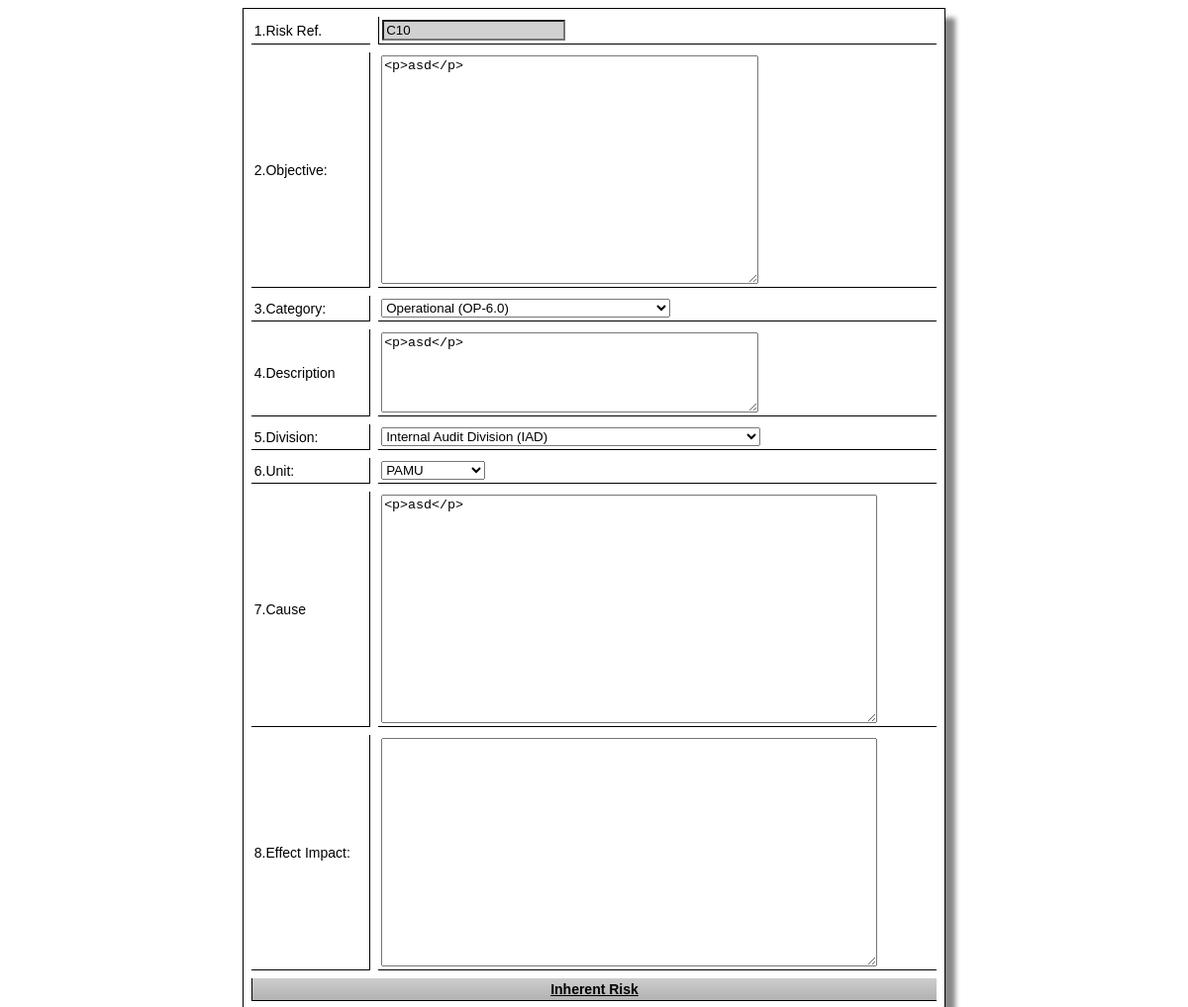
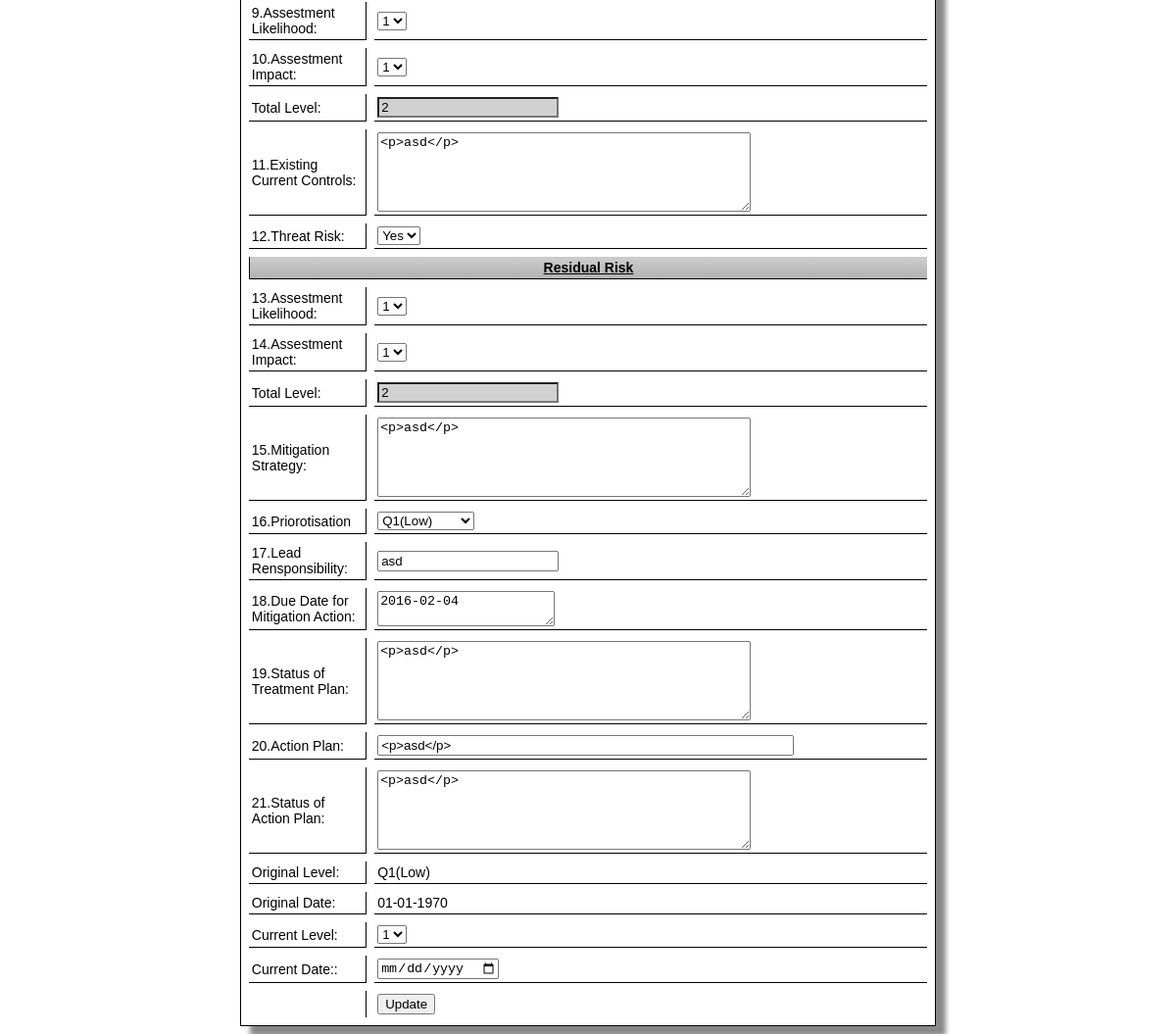
Screenshot of /EditDetailInfo.php?RiskID=C10 with the database file from the repository (2 pictures, top to bottom).
### tables this page shows
CREATE TABLE `risk` (
  `RiskID` varchar(255) NOT NULL,
  `Obejective` varchar(255) NOT NULL,
  `Category` varchar(255) NOT NULL,
  `Description` varchar(255) NOT NULL,
  `Division` varchar(255) NOT NULL,
  `Unit` varchar(255) NOT NULL,
  `Cause` varchar(255) NOT NULL,
  `EffectImpact` varchar(255) NOT NULL,
  `AssestmentLikelihood` varchar(255) NOT NULL,
  `AssestmentImpact` varchar(255) NOT NULL,
  `Level` varchar(255) NOT NULL,
  `ExistionCurrentControls` varchar(255) NOT NULL,
  `TreatRisk` varchar(255) NOT NULL,
  `AssessmentLikelihoodResidualRisk` int(255) NOT NULL,
  `AssessmentOfImpactResidualRisk` int(255) NOT NULL,
  `RiskLevelResidual` int(255) NOT NULL,
  `MitigationStrategy` mediumtext NOT NULL,
  `Priorotisation` varchar(255) NOT NULL,
  `LeadResponsibility` varchar(255) NOT NULL,
  `MitigationActionDueDate` mediumtext NOT NULL,
  `TreatmentPlanStatus` varchar(255) NOT NULL,
  `ActionPlan` varchar(255) NOT NULL,
  `ActionPlanStatus` varchar(255) NOT NULL,
  `OriginalLevel` varchar(255) NOT NULL,
  `OriginalDate` varchar(255) NOT NULL,
  `PreviousLevel` varchar(255) NOT NULL,
  `PreviousDate` date NOT NULL,
  `CurrentLevel` varchar(255) NOT NULL,
  `CurrentDate` date NOT NULL,
  `RecordStatus` varchar(255) NOT NULL,
  `DateRegister` varchar(255) NOT NULL
);

### EditDetailInfo.php (the view, shortened to what this page needs)
<?php require_once('Connections/RiskManagement.php'); ?>
<?php
if (!function_exists("GetSQLValueString")) {
function GetSQLValueString($theValue, $theType, $theDefinedValue = "", $theNotDefinedValue = "")
{
  $theValue = function_exists("mysql_real_escape_string") ? mysql_real_escape_string($theValue) : mysql_escape_string($theValue);
  switch ($theType) {
    case "text":
      $theValue = ($theValue != "") ? "'" . $theValue . "'" : "NULL";
      break;
  }
  return $theValue;
}
}
$editFormAction = $_SERVER['PHP_SELF'];
if (isset($_SERVER['QUERY_STRING'])) {
  $editFormAction .= "?" . htmlentities($_SERVER['QUERY_STRING']);
}
$colname_Recordset1 = "-1";
if (isset($_GET['RiskID'])) {
  $colname_Recordset1 = $_GET['RiskID'];
}
$query_Recordset1 = sprintf("SELECT * FROM risk WHERE RiskID = %s", GetSQLValueString($colname_Recordset1, "text"));
$Recordset1 = mysql_query($query_Recordset1, $RiskManagement) or die(mysql_error());
$row_Recordset1 = mysql_fetch_assoc($Recordset1);
?>
<!DOCTYPE html PUBLIC "-//W3C//DTD XHTML 1.0 Transitional//EN" "http://www.w3.org/TR/xhtml1/DTD/xhtml1-transitional.dtd">
<html xmlns="http://www.w3.org/1999/xhtml">
<head>
<link href="SpryAssets/SpryValidationTextField.css" rel="stylesheet" type="text/css" />
<link href="SpryAssets/SpryValidationTextarea.css" rel="stylesheet" type="text/css" />
<link href="TableCSSEdit.css" rel="stylesheet" type="text/css" >
</head>
<body>
 <form id="form1" name="form1" method="POST" action="<?php echo $editFormAction; ?>" onsubmit="calculateLevel()">
   <div align="center">
     <table width="542" border="0" cellspacing="8" class="CSSTableGenerator">
       <tr>
         <td width="93">1.Risk Ref.</td>
         <td width="421"><span id="sprytextfield9">
          <input name="RiskRef" style="background-color : #d1d1d1; "type="text" id="RiskRef3" value="<?php echo $row_Recordset1['RiskID']; ?>" readonly="readonly" />
          <span class="textfieldRequiredMsg">A value is required.</span></span></td>
       </tr>
       <tr>
         <td>2.Objective:</td>
         <td><span id="sprytextarea1">
          <span id="sprytextarea8">
          <textarea name="Objective" id="Objective2" cols="45" rows="15"><?php echo $row_Recordset1['Obejective']; ?></textarea>
         <span class="textareaRequiredMsg">A value is required.</span></span>         </span></td>
       </tr>
       <tr>
         <td>3.Category:</td>
         <td>
           <select name="Category" id="Category">
           <option selected hidden value="<?php echo $row_Recordset1['Category']; ?>"><?php echo $row_Recordset1['Category']; ?></option>
           </select>
         </td>
       </tr>
       <tr>
         <td>4.Description</td>
         <td>
           <span id="sprytextarea2">
             <textarea name="Description" id="Description" cols="45" rows="5"><?php echo $row_Recordset1['Description']; ?></textarea>
             <span class="textareaRequiredMsg">A value is required.</span></span>
         </td>
       </tr>
       <tr>
         <td>5.Division:</td>
         <td>
           <select name="Division" id="Division">
            <option selected hidden value="<?php echo $row_Recordset1['Division']; ?>"><?php echo $row_Recordset1['Division']; ?></option>
           </select>
         </td>
       </tr>
       <tr>
         <td>6.Unit:</td>
         <td>
           <select name="Unit" id="Unit">
 <option selected hidden value="<?php echo $row_Recordset1['Unit']; ?>"><?php echo $row_Recordset1['Unit']; ?></option>             <option value="PAMU">PAMU</option>
           </select>
         </td>
       </tr>
       <tr>
         <td>7.Cause</td>
         <td><span id="sprytextarea3">
          <textarea name="Cause" id="Cause" cols="60" rows="15"><?php echo $row_Recordset1['Cause']; ?></textarea>
          <span class="textareaRequiredMsg">A value is required.</span></span>
         </td>
       </tr>
       <tr>
         <td>8.Effect Impact:</td>
         <td><span id="sprytextfield2">
          <textarea name="EffectImpact" type="text" id="EffectImpact" value="<?php echo $row_Recordset1['EffectImpact']; ?>" cols="60" rows="15"/></textarea>
          <span class="textfieldRequiredMsg">A value is required.</span></span></td>
       </tr>
       <tr>
         <td colspan="2"><div align="center"><u>Inherent Risk</u></div></td>
       </tr>
       <tr>
         <td>9.Assestment Likelihood:</td>
         <td><label for="AssestmentLikelihood"></label>
           <select name="AssestmentLikelihood" id="AssestmentLikelihood">
 <option selected hidden value="<?php echo $row_Recordset1['AssestmentLikelihood']; ?>"><?php echo $row_Recordset1['AssestmentLikelihood']; ?></option>
           </select></td>
       </tr>
       <tr>
         <td>10.Assestment Impact:</td>
         <td><select name="AssestmentImpact" id="AssestmentImpact">
         <option selected hidden value="<?php echo $row_Recordset1['AssestmentImpact']; ?>"><?php echo $row_Recordset1['AssestmentImpact']; ?></option>
         </select></td>
       </tr>
       <tr>
         <td>Total Level:</td>
         <td><span id="sprytextfield3">
          <input name="Level" type="text" id="Level" style="background-color : #d1d1d1; "
          value="<?php echo $row_Recordset1['Level']; ?>" readonly="readonly" />
          <span class="textfieldRequiredMsg">A value is required.</span></span></td>
       </tr>
       <tr>
         <td>11.Existing Current Controls:</td>
         <td><span id="sprytextarea4">
          <textarea name="CurrentControls" id="CurrentControls" cols="45" rows="5"><?php echo $row_Recordset1['ExistionCurrentControls']; ?></textarea>
          <span class="textareaRequiredMsg">A value is required.</span></span></td>
       </tr>
       <tr>
         <td>12.Threat Risk:</td>
         <td><select name="ThreatRisk" id="ThreatRisk">
 <option selected hidden value="<?php echo $row_Recordset1['TreatRisk']; ?>"><?php echo $row_Recordset1['TreatRisk']; ?></option>
                 </select></td>
       </tr>
       <tr>
         <td colspan="2"><div align="center"><u>Residual Risk</u></div></td>
       </tr>
       <tr>
         <td>13.Assestment Likelihood:</td>
         <td><select name="AssestmentLikelihoodResidualRisk" id="AssestmentLikelihoodResidualRisk">
         <option selected hidden value="<?php echo $row_Recordset1['AssessmentLikelihoodResidualRisk']; ?>"><?php echo $row_Recordset1['AssessmentLikelihoodResidualRisk']; ?></option>
        </select></td>
       </tr>
       <tr>
         <td>14.Assestment Impact:</td>
         <td>
         <select name="AssestmentImpactResidualRisk" id="AssestmentImpactResidualRisk">
         <option selected hidden value="<?php echo $row_Recordset1['AssessmentOfImpactResidualRisk']; ?>"><?php echo $row_Recordset1['AssessmentOfImpactResidualRisk']; ?></option>
        </select></td>
       </tr>
       <tr>
         <td>Total Level:</td>
         <td><input name="RiskLevelResidual" type="text" id="RiskLevelResidual" style="background-color : #d1d1d1; " value="<?php echo $row_Recordset1['RiskLevelResidual']; ?>" readonly="readonly" /></td>
       </tr>
       <tr>
         <td>15.Mitigation Strategy:</td>
         <td><span id="sprytextarea5">
          <textarea name="MitigationStrategy" id="MitigationStrategy" cols="45" rows="5"><?php echo $row_Recordset1['MitigationStrategy']; ?></textarea>
          <span class="textareaRequiredMsg">A value is required.</span></span></td>
       </tr>
       <tr>
         <td>16.Priorotisation</td>
         <td><span id="sprytextfield4">
        <select name="Priorotisation" id="Priorotisation">
<option value="Q1 (Low)">Q1(Low)</option>
</select>
          <span class="textfieldRequiredMsg">A value is required.</span></span></td>
       </tr>
       <tr>
         <td>17.Lead Rensponsibility:</td>
         <td><span id="sprytextfield5">
          <input name="LeadRensponsibility" type="text" id="LeadRensponsibility" value="<?php echo $row_Recordset1['LeadResponsibility']; ?>" />
          <span class="textfieldRequiredMsg">A value is required.</span></span></td>
       </tr>
       <tr>
         <td>18.Due Date for Mitigation Action:</td>
         <td><span id="sprytextfield6">
          <textarea name="DueDateMitigationAction" type="text" id="DueDateMitigationAction" ><?php echo $row_Recordset1['MitigationActionDueDate']; ?> </textarea>
          <span class="textfieldRequiredMsg">A value is required.</span></span></td>
       </tr>
       <tr>
         <td>19.Status of Treatment Plan:</td>
         <td><span id="sprytextarea6">
          <textarea name="StatusOfTreatmentPlan" id="StatusOfTreatmentPlan" cols="45" rows="5"><?php echo $row_Recordset1['TreatmentPlanStatus']; ?></textarea>
          <span class="textareaRequiredMsg">A value is required.</span></span></td>
       </tr>
       <tr>
         <td>20.Action Plan:</td>
         <td><span id="sprytextfield7">
          <input name="ActionPlan" type="text" id="ActionPlan" value="<?php echo $row_Recordset1['ActionPlan']; ?>" size="50"/>
          <span class="textfieldRequiredMsg">A value is required.</span></span></td>
       </tr>
       <tr>
         <td>21.Status of Action Plan:</td>
         <td><span id="sprytextarea7">
          <textarea name="StatusOfActionPlan" id="StatusOfActionPlan" cols="45" rows="5"><?php echo $row_Recordset1['ActionPlanStatus']; ?></textarea>
          <span class="textareaRequiredMsg">A value is required.</span></span></td>
       </tr>
       <tr>
         <td>Original Level:</td>
         <td><?php echo $row_Recordset1['OriginalLevel']; ?></td>
       </tr>
       <tr>
         <td>Original Date:</td>
         <td><?php echo date("d-m-Y",strtotime($row_Recordset1['OriginalDate'])); ?></td>
       </tr>
       <tr>
         <td>Current Level:</td>
         <td><select name="CurrentLevel" id="CurrentLevel">
                      <option value="1">1</option>
         </select></td>
       </tr>
       <tr>
         <td>Current Date::</td>
         <td><input name="CurrentDate" type="date" id="CurrentDate" value="<?php echo $row_Recordset1['OriginalDate']; ?>" /></td>
       </tr>
       <tr>
         <td>&nbsp;</td>
         <td><input type="submit" value="Update" /></td>
       </tr>
     </table>
   </div>
 </form>
</body>
</html>

### TableCSSEdit.css (style rules this page uses)
.CSSTableGenerator { margin:0px;padding:0px; width:60%; box-shadow: 10px 10px 5px #888888; border:1px solid #000000; -moz-border-radius-bottomleft:0px; -webkit-border-bottom-left-radius:0px; border-bottom-left-radius:0px; -moz-border-radius-bottomright:0px; -webkit-border-bottom-right-radius:0px; border-bottom-right-radius:0px; -moz-border-radius-topright:0px; -webkit-border-top-right-radius:0px; border-top-right-radius:0px; -moz-border-radius-topleft:0px; -webkit-border-top-left-radius:0px; border-top-left-radius:0px; }
.CSSTableGenerator tr:last-child td:last-child { -moz-border-radius-bottomright:0px; -webkit-border-bottom-right-radius:0px; border-bottom-right-radius:0px; }
.CSSTableGenerator tr:last-child td:first-child { -moz-border-radius-bottomleft:0px; -webkit-border-bottom-left-radius:0px; border-bottom-left-radius:0px; }
.CSSTableGenerator tr:nth-child(odd) { background-color:#ffffff; }
.CSSTableGenerator tr:nth-child(even) { background-color:#ffffff; }
.CSSTableGenerator td { vertical-align:middle; border:1px solid #000000; border-width:0px 1px 1px 0px; text-align:left; padding:3px; font-size:14px; font-family:Arial; font-weight:normal; color:#000000; }
.CSSTableGenerator tr:last-child td { border-width:0px 1px 0px 0px; }
.CSSTableGenerator tr td:last-child { border-width:0px 0px 1px 0px; }
.CSSTableGenerator tr:last-child td:last-child { border-width:0px 0px 0px 0px; }
.CSSTableGenerator tr:nth-child(9) td { background:-o-linear-gradient(bottom, #cccccc 5%, #b2b2b2 100%); background:-webkit-gradient( linear, left top, left bottom, color-stop(0.05, #cccccc), color-stop(1, #b2b2b2) ); background:-moz-linear-gradient( center top, #cccccc 5%, #b2b2b2 100% ); filter:progid:DXImageTransform.Microsoft.gradient(startColorstr="#cccccc", endColorstr="#b2b2b2"); background: -o-linear-gradient(top,#cccccc,b2b2b2); background-color:#cccccc; border:0px solid #000000; text-align:center; border-width:0px 0px 1px 1px; font-size:14px; font-family:Arial; font-weight:bold; color:#000000; }
.CSSTableGenerator tr:nth-child(15) td { background:-o-linear-gradient(bottom, #cccccc 5%, #b2b2b2 100%); background:-webkit-gradient( linear, left top, left bottom, color-stop(0.05, #cccccc), color-stop(1, #b2b2b2) ); background:-moz-linear-gradient( center top, #cccccc 5%, #b2b2b2 100% ); filter:progid:DXImageTransform.Microsoft.gradient(startColorstr="#cccccc", endColorstr="#b2b2b2"); background: -o-linear-gradient(top,#cccccc,b2b2b2); background-color:#cccccc; border:0px solid #000000; text-align:center; border-width:0px 0px 1px 1px; font-size:14px; font-family:Arial; font-weight:bold; color:#000000; }
.CSSTableGenerator tr:first-child td:first-child { border-width:0px 0px 1px 0px; }
.CSSTableGenerator tr:first-child td:last-child { border-width:0px 0px 1px 1px; }

### rows the page displays
risk: RiskRef "C10", Objective "<p>asd</p>", Category "Operational (OP-6.0)", Description "<p>asd</p>", Division "Internal Audit Division (IAD)", Unit "PAMU", Cause "<p>asd</p>", AssestmentLikelihood "1", AssestmentImpact "1", Level "2", CurrentControls "<p>asd</p>", ThreatRisk "Yes", AssestmentLikelihoodResidualRisk "1", AssestmentImpactResidualRisk "1", RiskLevelResidual "2", MitigationStrategy "<p>asd</p>", LeadRensponsibility "asd", DueDateMitigationAction "2016-02-04", StatusOfTreatmentPlan "<p>asd</p>", ActionPlan "<p>asd</p>", StatusOfActionPlan "<p>asd</p>", OriginalLevel "Q1(Low)", OriginalDate "01-01-1970"
